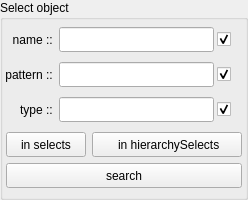
              <widget class="QGroupBox" name="selectObj_G">
               <property name="minimumSize">
                <size>
                 <width>0</width>
                 <height>200</height>
                </size>
               </property>
               <property name="maximumSize">
                <size>
                 <width>16777215</width>
                 <height>200</height>
                </size>
               </property>
               <property name="title">
                <string>Select object</string>
               </property>
               <layout class="QVBoxLayout" name="verticalLayout_28">
                <property name="leftMargin">
                 <number>3</number>
                </property>
                <property name="topMargin">
                 <number>3</number>
                </property>
                <property name="rightMargin">
                 <number>3</number>
                </property>
                <property name="bottomMargin">
                 <number>3</number>
                </property>
                <item>
                 <layout class="QHBoxLayout" name="selectObjName_H">
                  <property name="spacing">
                   <number>3</number>
                  </property>
                  <item>
                   <widget class="QFrame" name="selectObjNameLe_F">
                    <layout class="QHBoxLayout" name="selectObjNameLe_H">
                     <property name="spacing">
                      <number>3</number>
                     </property>
                     <property name="leftMargin">
                      <number>0</number>
                     </property>
                     <property name="topMargin">
                      <number>0</number>
                     </property>
                     <property name="rightMargin">
                      <number>0</number>
                     </property>
                     <property name="bottomMargin">
                      <number>0</number>
                     </property>
                     <item>
                      <widget class="QLabel" name="label_37">
                       <property name="minimumSize">
                        <size>
                         <width>50</width>
                         <height>25</height>
                        </size>
                       </property>
                       <property name="maximumSize">
                        <size>
                         <width>50</width>
                         <height>25</height>
                        </size>
                       </property>
                       <property name="text">
                        <string>name :: </string>
                       </property>
                       <property name="alignment">
                        <set>Qt::AlignmentFlag::AlignRight|Qt::AlignmentFlag::AlignTrailing|Qt::AlignmentFlag::AlignVCenter</set>
                       </property>
                      </widget>
                     </item>
                     <item>
                      <widget class="QLineEdit" name="selectObjName_Le">
                       <property name="minimumSize">
                        <size>
                         <width>0</width>
                         <height>25</height>
                        </size>
                       </property>
                       <property name="maximumSize">
                        <size>
                         <width>16777215</width>
                         <height>25</height>
                        </size>
                       </property>
                      </widget>
                     </item>
                    </layout>
                   </widget>
                  </item>
                  <item>
                   <widget class="QCheckBox" name="selectObjName_Chb">
                    <property name="minimumSize">
                     <size>
                      <width>25</width>
                      <height>25</height>
                     </size>
                    </property>
                    <property name="maximumSize">
                     <size>
                      <width>25</width>
                      <height>16777215</height>
                     </size>
                    </property>
                    <property name="text">
                     <string/>
                    </property>
                    <property name="checked">
                     <bool>true</bool>
                    </property>
                   </widget>
                  </item>
                 </layout>
                </item>
                <item>
                 <layout class="QHBoxLayout" name="selectObjPattern_H">
                  <property name="spacing">
                   <number>3</number>
                  </property>
                  <item>
                   <widget class="QFrame" name="selectObjPatternLe_F">
                    <layout class="QHBoxLayout" name="selectObjPatternLe_H">
                     <property name="spacing">
                      <number>3</number>
                     </property>
                     <property name="leftMargin">
                      <number>0</number>
                     </property>
                     <property name="topMargin">
                      <number>0</number>
                     </property>
                     <property name="rightMargin">
                      <number>0</number>
                     </property>
                     <property name="bottomMargin">
                      <number>0</number>
                     </property>
                     <item>
                      <widget class="QLabel" name="label_38">
                       <property name="minimumSize">
                        <size>
                         <width>50</width>
                         <height>25</height>
                        </size>
                       </property>
                       <property name="maximumSize">
                        <size>
                         <width>50</width>
                         <height>25</height>
                        </size>
                       </property>
                       <property name="text">
                        <string>pattern :: </string>
                       </property>
                       <property name="alignment">
                        <set>Qt::AlignmentFlag::AlignRight|Qt::AlignmentFlag::AlignTrailing|Qt::AlignmentFlag::AlignVCenter</set>
                       </property>
                      </widget>
                     </item>
                     <item>
                      <widget class="QLineEdit" name="selectObjPattern_Le">
                       <property name="minimumSize">
                        <size>
                         <width>0</width>
                         <height>25</height>
                        </size>
                       </property>
                       <property name="maximumSize">
                        <size>
                         <width>16777215</width>
                         <height>25</height>
                        </size>
                       </property>
                      </widget>
                     </item>
                    </layout>
                   </widget>
                  </item>
                  <item>
                   <widget class="QCheckBox" name="selectObjPattern_Chb">
                    <property name="minimumSize">
                     <size>
                      <width>25</width>
                      <height>25</height>
                     </size>
                    </property>
                    <property name="maximumSize">
                     <size>
                      <width>25</width>
                      <height>16777215</height>
                     </size>
                    </property>
                    <property name="text">
                     <string/>
                    </property>
                    <property name="checked">
                     <bool>true</bool>
                    </property>
                   </widget>
                  </item>
                 </layout>
                </item>
                <item>
                 <layout class="QHBoxLayout" name="selectObjType_H">
                  <property name="spacing">
                   <number>3</number>
                  </property>
                  <item>
                   <widget class="QFrame" name="selectObjTypeLe_F">
                    <layout class="QHBoxLayout" name="selectObjTypeLe_H">
                     <property name="spacing">
                      <number>3</number>
                     </property>
                     <property name="leftMargin">
                      <number>0</number>
                     </property>
                     <property name="topMargin">
                      <number>0</number>
                     </property>
                     <property name="rightMargin">
                      <number>0</number>
                     </property>
                     <property name="bottomMargin">
                      <number>0</number>
                     </property>
                     <item>
                      <widget class="QLabel" name="label_39">
                       <property name="minimumSize">
                        <size>
                         <width>50</width>
                         <height>25</height>
                        </size>
                       </property>
                       <property name="maximumSize">
                        <size>
                         <width>25</width>
                         <height>16777215</height>
                        </size>
                       </property>
                       <property name="text">
                        <string>type :: </string>
                       </property>
                       <property name="alignment">
                        <set>Qt::AlignmentFlag::AlignRight|Qt::AlignmentFlag::AlignTrailing|Qt::AlignmentFlag::AlignVCenter</set>
                       </property>
                      </widget>
                     </item>
                     <item>
                      <widget class="QLineEdit" name="selectObjType_Le">
                       <property name="minimumSize">
                        <size>
                         <width>0</width>
                         <height>25</height>
                        </size>
                       </property>
                       <property name="maximumSize">
                        <size>
                         <width>16777215</width>
                         <height>25</height>
                        </size>
                       </property>
                      </widget>
                     </item>
                    </layout>
                   </widget>
                  </item>
                  <item>
                   <widget class="QCheckBox" name="selectObjType_Chb">
                    <property name="minimumSize">
                     <size>
                      <width>25</width>
                      <height>25</height>
                     </size>
                    </property>
                    <property name="maximumSize">
                     <size>
                      <width>25</width>
                      <height>25</height>
                     </size>
                    </property>
                    <property name="text">
                     <string/>
                    </property>
                    <property name="checked">
                     <bool>true</bool>
                    </property>
                   </widget>
                  </item>
                 </layout>
                </item>
                <item>
                 <layout class="QGridLayout" name="selectObSelectBtn_Gl">
                  <item row="0" column="0">
                   <widget class="QPushButton" name="selectObInSelect_Btn">
                    <property name="minimumSize">
                     <size>
                      <width>75</width>
                      <height>25</height>
                     </size>
                    </property>
                    <property name="maximumSize">
                     <size>
                      <width>16777215</width>
                      <height>25</height>
                     </size>
                    </property>
                    <property name="text">
                     <string>in selects</string>
                    </property>
                   </widget>
                  </item>
                  <item row="0" column="1">
                   <widget class="QPushButton" name="selectObjHierarchy_Btn">
                    <property name="minimumSize">
                     <size>
                      <width>150</width>
                      <height>25</height>
                     </size>
                    </property>
                    <property name="maximumSize">
                     <size>
                      <width>150</width>
                      <height>25</height>
                     </size>
                    </property>
                    <property name="text">
                     <string> in hierarchySelects</string>
                    </property>
                   </widget>
                  </item>
                  <item row="1" column="0" colspan="2">
                   <widget class="QPushButton" name="selectObj_Btn">
                    <property name="minimumSize">
                     <size>
                      <width>0</width>
                      <height>25</height>
                     </size>
                    </property>
                    <property name="maximumSize">
                     <size>
                      <width>16777215</width>
                      <height>25</height>
                     </size>
                    </property>
                    <property name="text">
                     <string>search</string>
                    </property>
                   </widget>
                  </item>
                 </layout>
                </item>
               </layout>
              </widget>
